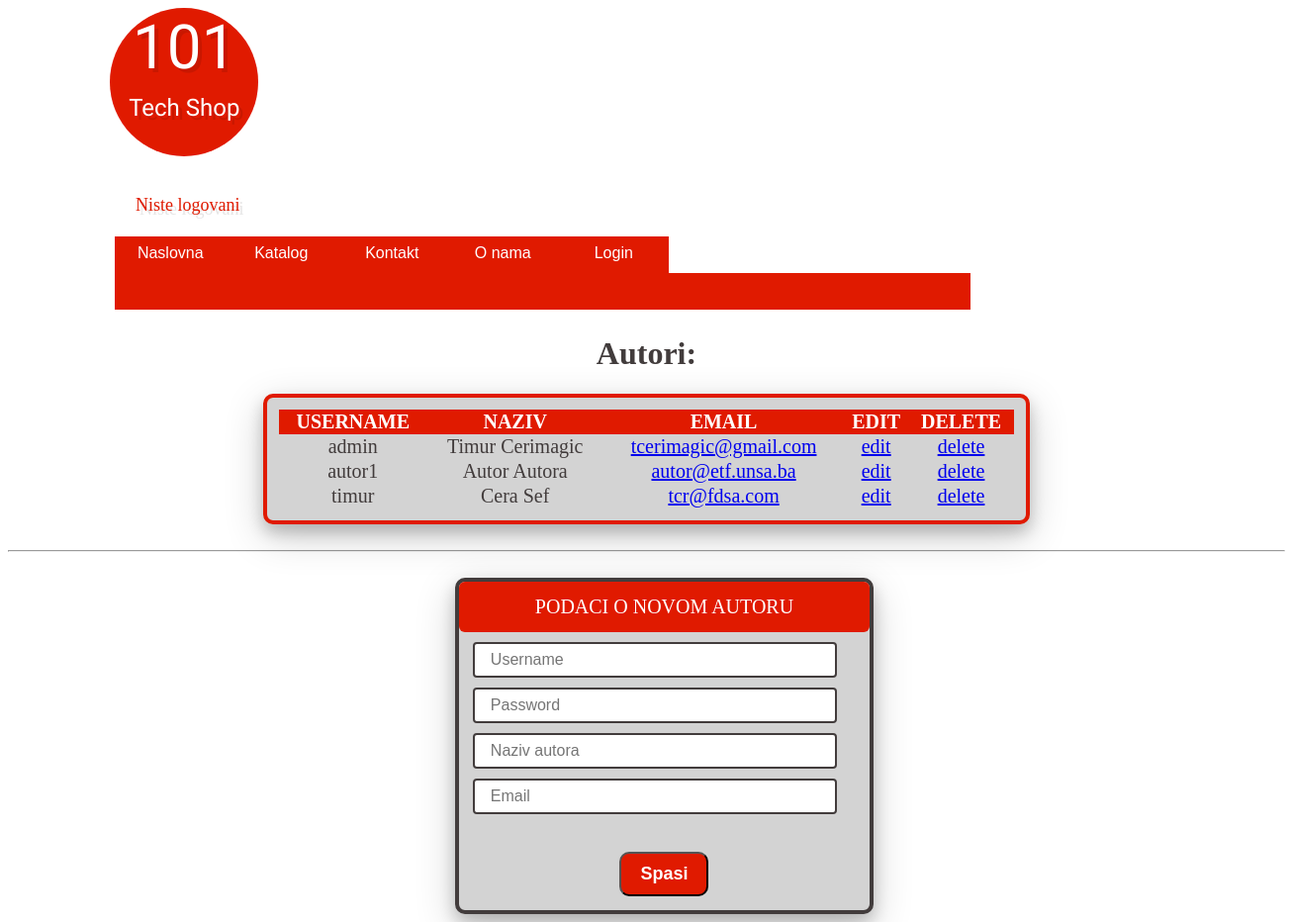
The app's page /autori.php with its own data.
### tables this page shows
CREATE TABLE `autori` (
  `username` varchar(30) NOT NULL,
  `password` varchar(32) NOT NULL,
  `naziv` varchar(50) DEFAULT NULL,
  `email` varchar(45) DEFAULT NULL,
  PRIMARY KEY (`username`)
);

### autori.php (the view, shortened to what this page needs)
?><!DOCTYPE html>
<html lang="en">
<head>
    <link rel="stylesheet" href="style.css" />
</head>
    <?php
    require 'bodyTag.php';
    include 'header.php'; ?>
    <h1 class="center">Autori:</h1>
<?php
            require 'baza.php';
            $obj = $baza->prepare("select username, naziv, email from autori");
            if(!$obj->execute()){
            print "<div id='obavjestenje2'>Error pri interakciji s bazom</div>";
        } else{
            print "<table>
        <thead class='head'>
            <tr>
                <th>USERNAME</th>
                <th>NAZIV</th>
                <th>EMAIL</th>
                <th>EDIT</th>
                <th>DELETE</th>
            </tr>
          </thead>
            <tbody class='resto'>";
            while($red = $obj->fetch()){
                print " <tr>
                <td>".$red['username']."</td>
                <td>".$red['naziv']."</td>
                <td><a href='mailto:".$red['email']."' >".$red['email']."</a></td>
                <td><a href='autori.php?edit=".$red['username']."'>edit</a></td>
                <td><a href='autori.php?delete=".$red['username']."'>delete</a></td>
            </tr>";
            }
            print "</tbody>
                    </table>";
        }
        if(isset($_REQUEST['edit']) && !empty($_REQUEST['edit']) && $_SESSION['loginSession'] == 'admin'){
            $autor = $_REQUEST['edit'];
        $obj = $baza->prepare("select naziv, password, email from autori where username = ?");
        $obj->bindValue(1, $autor);
        $obj->execute();
        $rezultat = $obj->fetch();
        print '<br/><hr/><br/><form id="forma" method="post" action="autori.php" >
        <div class="naslov-forma">PODACI O AUTORU: '.$autor.'</div>
        <input placeholder="Username" type="hidden" id="username" name="username" value="'.$autor.'" >
        <input placeholder="Password" type="password" id="password" name="password" value="'.$rezultat['password'].'" >
        <input placeholder="Naziv autora" type="text" id="naziv" name="naziv" value="'.$rezultat['naziv'].'" >
        <input placeholder="Email" type="text" id="email" name="email" value="'.$rezultat['email'].'" >
        <label id="labelaGreske"></label><br/>
        <button type="submit" class="gumb-centar" id="editBtn" name="editBtn" value=" " >Spasi</button>
    </form>';
        } else{
            print '<br/><hr/><br/><form id="forma" method="post" action="autori.php" >
        <div class="naslov-forma">PODACI O NOVOM AUTORU</div>
        <input placeholder="Username" type="text" id="username" name="username">
        <input placeholder="Password" type="password" id="password" name="password" >
        <input placeholder="Naziv autora" type="text" id="naziv" name="naziv" >
        <input placeholder="Email" type="text" id="email" name="email" >
        <label id="labelaGreske"></label><br/>
        <button type="submit" class="gumb-centar" id="spasiBtn" name="spasiBtn" value=" " >Spasi</button>
    </form>';
        }
?>
</body>
</html>

### style.css (style rules this page uses)
table { width: 60%; padding: 12px; position: relative; background-color: lightgray; left: 20%; right: 20%; box-shadow: 0 8px 16px 0 rgba(0, 0, 0, 0.2), 0 12px 40px 0 rgba(0, 0, 0, 0.19); text-align: center; border-spacing: 0; border: 4px solid #E01A00; border-radius: 10px; height: 40%; }
.center { text-align: center; font: 'Merienda One', Helvetica, sans-serif; }
.head { color: white; background: #E01A00; font-size: 20px; text-transform: uppercase; }
.resto { color: #423C3C; font-size: 20px; }
h1, h2, h3, h4 { color: #423C3C; }
.gumb-centar { margin: auto; height: 45px; width: 90px; font-size: 18px; color: white; font-family: Arial, Helvetica, sans-serif; font-weight: bold; border-radius: 10px; background-color: #E01A00; }
form * { display: block; }
form, .linkovi { width: 30%; border: 4px solid #423C3C; border-radius: 10px; padding: 14px; padding-left: 14px; background-color: lightgray; position: relative; left: 35%; right: 35%; box-shadow: 0 8px 16px 0 rgba(0, 0, 0, 0.2), 0 12px 40px 0 rgba(0, 0, 0, 0.19); }
.naslov-forma { width: 100%; border-radius: 6px; padding: 14px; margin-left: -14px; margin-top: -14px; text-align: center; background-color: #E01A00; position: relative; font-size: 20px; color: white; }
input, textarea, select { width: 95%; margin: 10px 0; box-sizing: border-box; padding: 7px 16px; border: 2px solid #423C3C; border-radius: 4px; font-size: 16px; background: white; }

### records on screen
autori: username "admin", naziv "Timur Cerimagic", email "tcerimagic@gmail.com"
autori: username "autor1", naziv "Autor Autora", email "autor@etf.unsa.ba"
autori: username "timur", naziv "Cera Sef", email "tcr@fdsa.com"
